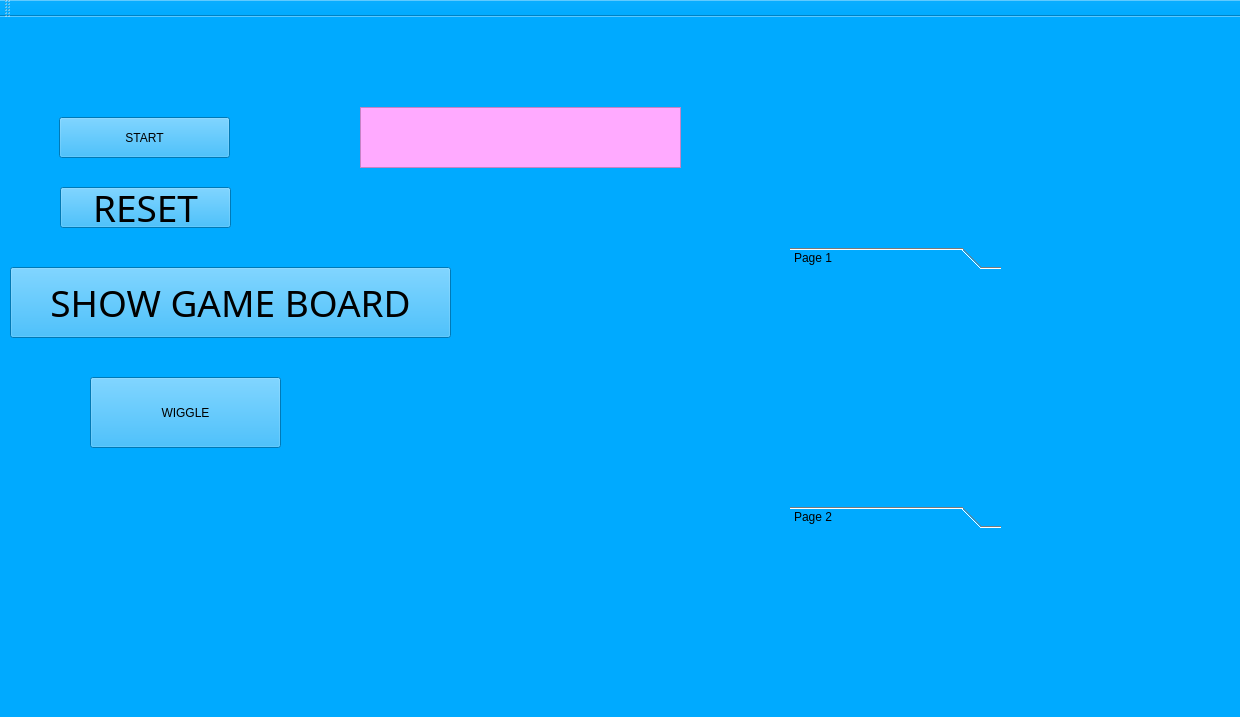
<?xml version="1.0" encoding="UTF-8"?>
<ui version="4.0">
 <class>Baxter_gui</class>
 <widget class="QMainWindow" name="Baxter_gui">
  <property name="geometry">
   <rect>
    <x>0</x>
    <y>0</y>
    <width>1240</width>
    <height>717</height>
   </rect>
  </property>
  <property name="windowTitle">
   <string>Baxter_gui</string>
  </property>
  <property name="styleSheet">
   <string notr="true">background-color: rgb(0, 170, 255);</string>
  </property>
  <widget class="QWidget" name="centralWidget">
   <widget class="QPushButton" name="pushButton">
    <property name="geometry">
     <rect>
      <x>59</x>
      <y>100</y>
      <width>171</width>
      <height>41</height>
     </rect>
    </property>
    <property name="styleSheet">
     <string notr="true">font: 75 28pt &quot;Garuda&quot;;</string>
    </property>
    <property name="text">
     <string>START</string>
    </property>
   </widget>
   <widget class="QPushButton" name="pushButton_3">
    <property name="geometry">
     <rect>
      <x>10</x>
      <y>250</y>
      <width>441</width>
      <height>71</height>
     </rect>
    </property>
    <property name="font">
     <font>
      <family>Garuda</family>
      <pointsize>28</pointsize>
      <weight>9</weight>
      <italic>false</italic>
      <bold>false</bold>
     </font>
    </property>
    <property name="styleSheet">
     <string notr="true"> 
font: 75 28pt &quot;Garuda&quot;;</string>
    </property>
    <property name="text">
     <string>SHOW GAME BOARD</string>
    </property>
   </widget>
   <widget class="QPushButton" name="pushButton_4">
    <property name="geometry">
     <rect>
      <x>90</x>
      <y>360</y>
      <width>191</width>
      <height>71</height>
     </rect>
    </property>
    <property name="styleSheet">
     <string notr="true">font: 75 28pt &quot;Garuda&quot;;</string>
    </property>
    <property name="text">
     <string>WIGGLE</string>
    </property>
   </widget>
   <widget class="QLabel" name="label">
    <property name="geometry">
     <rect>
      <x>360</x>
      <y>90</y>
      <width>321</width>
      <height>61</height>
     </rect>
    </property>
    <property name="styleSheet">
     <string notr="true">font: 28pt &quot;Garuda&quot;;
background-color: rgb(255, 170, 255);</string>
    </property>
    <property name="frameShape">
     <enum>QFrame::StyledPanel</enum>
    </property>
    <property name="frameShadow">
     <enum>QFrame::Raised</enum>
    </property>
    <property name="text">
     <string>&lt;html&gt;&lt;head/&gt;&lt;body&gt;&lt;p/&gt;&lt;/body&gt;&lt;/html&gt;</string>
    </property>
   </widget>
   <widget class="QPushButton" name="pushButton_2">
    <property name="geometry">
     <rect>
      <x>60</x>
      <y>170</y>
      <width>171</width>
      <height>41</height>
     </rect>
    </property>
    <property name="font">
     <font>
      <family>Garuda</family>
      <pointsize>28</pointsize>
      <weight>9</weight>
      <italic>false</italic>
      <bold>false</bold>
     </font>
    </property>
    <property name="styleSheet">
     <string notr="true">font: 75 28pt &quot;Garuda&quot;;</string>
    </property>
    <property name="text">
     <string>RESET</string>
    </property>
   </widget>
   <widget class="QToolBox" name="toolBox">
    <property name="geometry">
     <rect>
      <x>790</x>
      <y>230</y>
      <width>211</width>
      <height>281</height>
     </rect>
    </property>
    <property name="currentIndex">
     <number>0</number>
    </property>
    <widget class="QWidget" name="page">
     <property name="geometry">
      <rect>
       <x>0</x>
       <y>0</y>
       <width>211</width>
       <height>223</height>
      </rect>
     </property>
     <attribute name="label">
      <string>Page 1</string>
     </attribute>
    </widget>
    <widget class="QWidget" name="page_2">
     <property name="geometry">
      <rect>
       <x>0</x>
       <y>0</y>
       <width>98</width>
       <height>28</height>
      </rect>
     </property>
     <attribute name="label">
      <string>Page 2</string>
     </attribute>
    </widget>
   </widget>
  </widget>
  <widget class="QMenuBar" name="menuBar">
   <property name="geometry">
    <rect>
     <x>0</x>
     <y>0</y>
     <width>1240</width>
     <height>20</height>
    </rect>
   </property>
  </widget>
  <widget class="QToolBar" name="mainToolBar">
   <attribute name="toolBarArea">
    <enum>TopToolBarArea</enum>
   </attribute>
   <attribute name="toolBarBreak">
    <bool>false</bool>
   </attribute>
  </widget>
  <widget class="QStatusBar" name="statusBar"/>
 </widget>
 <layoutdefault spacing="6" margin="11"/>
 <resources/>
 <connections/>
</ui>
